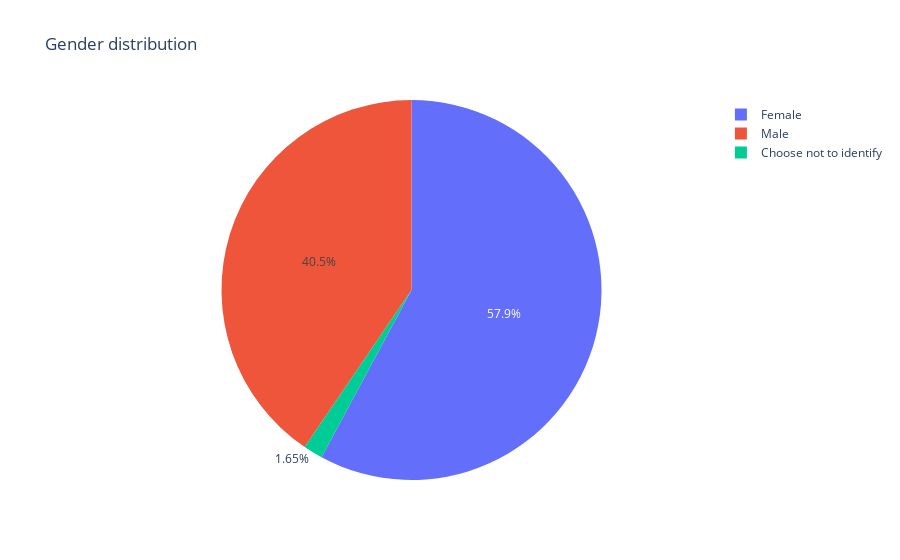

Notebook source saved alongside this figure:
### Code cell
import matplotlib.pyplot as plt
import seaborn as sns
color = sns.color_palette()
%matplotlib inline

import plotly.offline as py
py.init_notebook_mode(connected=True)
import plotly.graph_objs as go
import plotly.tools as tls

pd.options.mode.chained_assignment = None
pd.options.display.max_columns = 999

temp_series = df['Q8'].value_counts()
labels = (np.array(temp_series.index))
sizes = (np.array((temp_series / temp_series.sum())*100))

trace = go.Pie(labels=labels, values=sizes)
layout = go.Layout(
    title='Gender distribution'
)
data = [trace]
fig = go.Figure(data=data, layout=layout)
py.iplot(fig, filename="Gender distribution")

### Figure 1 — Plotly figure (JSON) as saved in the notebook; plotly's stock layout.template omitted (floating-point values rounded to 4 significant figures)
{"data": [{"labels": ["Female", "Male", "Choose not to identify"], "type": "pie", "values": [57.85, 40.5, 1.653]}], "layout": {"title": {"text": "Gender distribution"}}}
